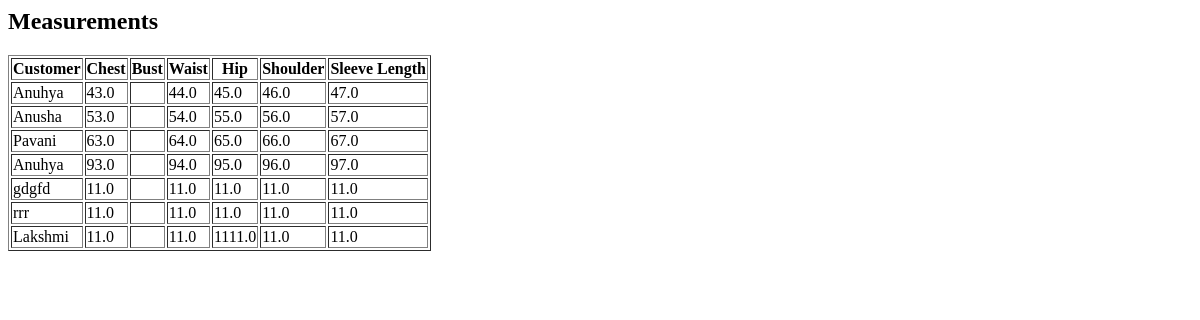
Page /measurements/ on the earlier database version.
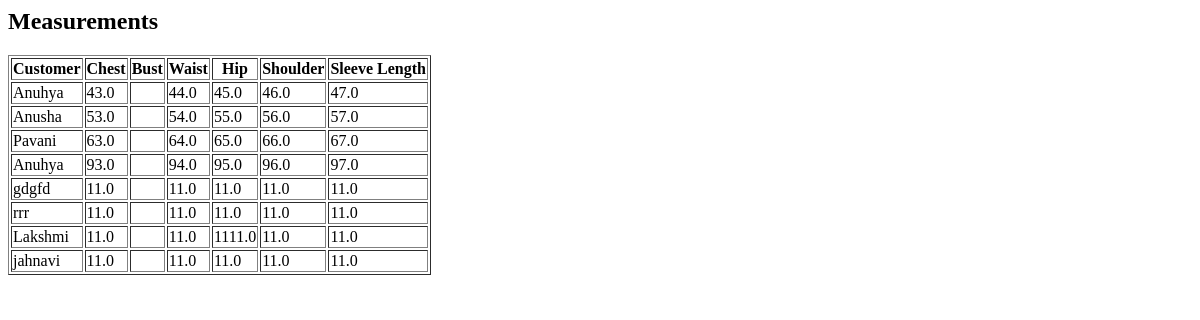
Same page on the later database version.
### customers/models.py (models this page shows, shortened)
class Measurement(models.Model):
    customer = models.ForeignKey(Customer, on_delete=models.CASCADE)
    chest = models.FloatField()
    waist = models.FloatField()
    hip = models.FloatField()
    shoulder = models.FloatField()
    sleeve_length = models.FloatField()
    dress_type = models.CharField(max_length=50)

class Customer(models.Model):
    name=models.CharField(max_length=100)
    phone=models.CharField(max_length=15)
    address=models.TextField()

### customers/views.py (the view)
# urls.py: path('measurements/',measurement_list),
def measurement_list(request):
    measurements = Measurement.objects.all()
    return render(request, 'measurement_list.html', {'measurements': measurements})

### customers/templates/measurement_list.html
<h2>Measurements</h2>
<table border="1">
    <tr>
        <th>Customer</th>
        <th>Chest</th>
        <th>Bust</th>
        <th>Waist</th>
        <th>Hip</th>
        <th>Shoulder</th>
        <th>Sleeve Length</th>
    </tr>
    {% for m in measurements %}
    <tr>
        <td>{{ m.customer.name }}</td>
        <td>{{ m.chest }}</td>
        <td>{{ m.bust }}</td>
        <td>{{ m.waist }}</td>
        <td>{{ m.hip }}</td>
        <td>{{ m.shoulder }}</td>
        <td>{{ m.sleeve_length }}</td>
    </tr>
    {% endfor %}
</table>

Differences in the rows shown:
added Measurement: customer.name "jahnavi", chest "11.0", waist "11.0", hip "11.0", shoulder "11.0", sleeve_length "11.0"
